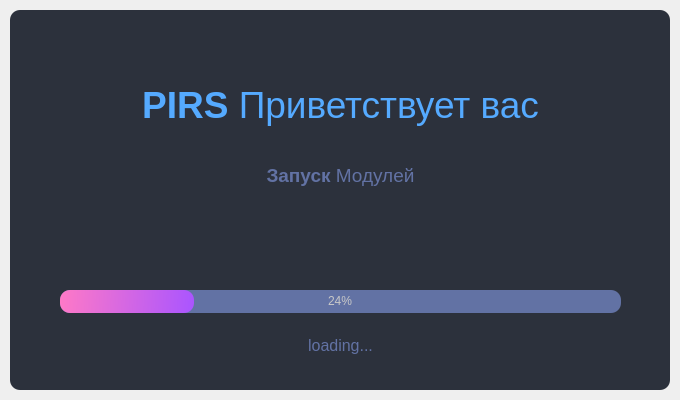
<?xml version="1.0" encoding="UTF-8"?>
<ui version="4.0">
 <class>SplashScreen</class>
 <widget class="QMainWindow" name="SplashScreen">
  <property name="geometry">
   <rect>
    <x>0</x>
    <y>0</y>
    <width>680</width>
    <height>400</height>
   </rect>
  </property>
  <property name="windowTitle">
   <string>MainWindow</string>
  </property>
  <widget class="QWidget" name="centralwidget">
   <layout class="QVBoxLayout" name="verticalLayout">
    <property name="spacing">
     <number>0</number>
    </property>
    <property name="leftMargin">
     <number>10</number>
    </property>
    <property name="topMargin">
     <number>10</number>
    </property>
    <property name="rightMargin">
     <number>10</number>
    </property>
    <property name="bottomMargin">
     <number>10</number>
    </property>
    <item>
     <widget class="QFrame" name="dropShadowFrame">
      <property name="styleSheet">
       <string notr="true">QFrame {
	background-color: rgb(44, 49, 60);
	color: rgb(220, 220, 220);
	border-radius: 10px;
}</string>
      </property>
      <property name="frameShape">
       <enum>QFrame::StyledPanel</enum>
      </property>
      <property name="frameShadow">
       <enum>QFrame::Raised</enum>
      </property>
      <widget class="QLabel" name="label_title">
       <property name="geometry">
        <rect>
         <x>0</x>
         <y>40</y>
         <width>661</width>
         <height>111</height>
        </rect>
       </property>
       <property name="font">
        <font>
         <family>Segoe UI</family>
         <pointsize>40</pointsize>
        </font>
       </property>
       <property name="styleSheet">
        <string notr="true">color: rgb(85, 170, 255);</string>
       </property>
       <property name="text">
        <string>&lt;html&gt;&lt;head/&gt;&lt;body&gt;&lt;p&gt;&lt;span style=&quot; font-size:28pt; font-weight:600;&quot;&gt;PIRS&lt;/span&gt;&lt;span style=&quot; font-size:28pt;&quot;&gt; Приветствует вас&lt;/span&gt;&lt;/p&gt;&lt;/body&gt;&lt;/html&gt;</string>
       </property>
       <property name="alignment">
        <set>Qt::AlignCenter</set>
       </property>
      </widget>
      <widget class="QLabel" name="label_description">
       <property name="geometry">
        <rect>
         <x>0</x>
         <y>150</y>
         <width>661</width>
         <height>31</height>
        </rect>
       </property>
       <property name="font">
        <font>
         <family>Segoe UI</family>
         <pointsize>14</pointsize>
        </font>
       </property>
       <property name="styleSheet">
        <string notr="true">color: rgb(98, 114, 164);</string>
       </property>
       <property name="text">
        <string>&lt;html&gt;&lt;head/&gt;&lt;body&gt;&lt;p&gt;&lt;span style=&quot; font-weight:600;&quot;&gt;Запуск&lt;/span&gt; Модулей&lt;/p&gt;&lt;/body&gt;&lt;/html&gt;</string>
       </property>
       <property name="alignment">
        <set>Qt::AlignCenter</set>
       </property>
      </widget>
      <widget class="QProgressBar" name="progressBar">
       <property name="geometry">
        <rect>
         <x>50</x>
         <y>280</y>
         <width>561</width>
         <height>23</height>
        </rect>
       </property>
       <property name="styleSheet">
        <string notr="true">QProgressBar {
	
	background-color: rgb(98, 114, 164);
	color: rgb(200, 200, 200);
	border-style: none;
	border-radius: 10px;
	text-align: center;
}
QProgressBar::chunk{
	border-radius: 10px;
	background-color: qlineargradient(spread:pad, x1:0, y1:0.511364, x2:1, y2:0.523, stop:0 rgba(254, 121, 199, 255), stop:1 rgba(170, 85, 255, 255));
}</string>
       </property>
       <property name="value">
        <number>24</number>
       </property>
      </widget>
      <widget class="QLabel" name="label_loading">
       <property name="geometry">
        <rect>
         <x>0</x>
         <y>320</y>
         <width>661</width>
         <height>31</height>
        </rect>
       </property>
       <property name="font">
        <font>
         <family>Segoe UI</family>
         <pointsize>12</pointsize>
        </font>
       </property>
       <property name="styleSheet">
        <string notr="true">color: rgb(98, 114, 164);</string>
       </property>
       <property name="text">
        <string>loading...</string>
       </property>
       <property name="alignment">
        <set>Qt::AlignCenter</set>
       </property>
      </widget>
     </widget>
    </item>
   </layout>
  </widget>
 </widget>
 <resources/>
 <connections/>
</ui>
